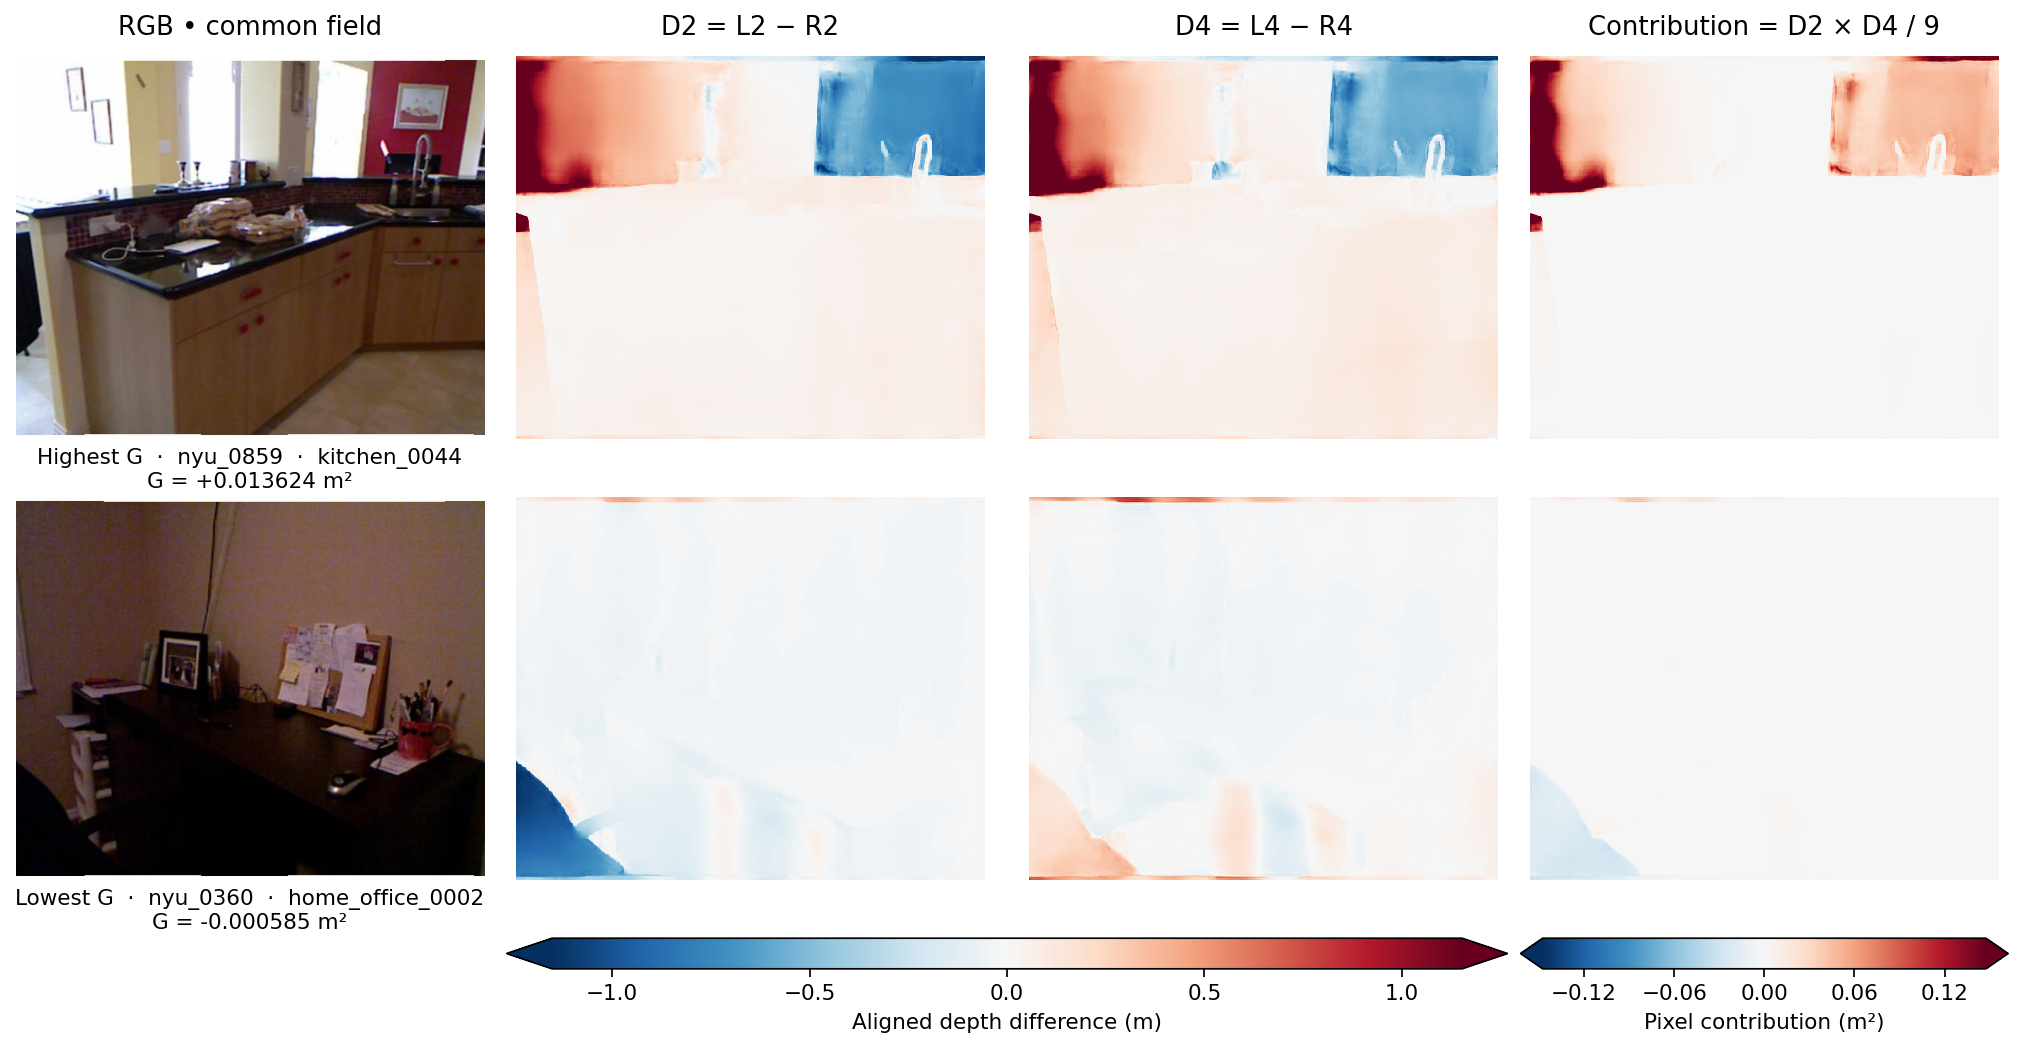

Write Python code to recreate this figure.
"""Plot the two preselected extreme frames on identical signed color scales."""
import argparse
from io import BytesIO
import json
from pathlib import Path
from zipfile import ZipFile
import matplotlib
matplotlib.use("Agg")
import matplotlib.pyplot as plt
import numpy as np
from PIL import Image
from metrics import HERE,OLD,VIEWS,sha,read,fields,step,align,valid_truth,evaluate

def plot(out,archive):
    assert sha(archive)==json.loads((OLD/"environment.json").read_text())["archive_sha"]
    cases=json.loads((out/"validation.json").read_text())["extreme_frames"]
    rows={r["frame_id"]:r for r in read(out/"frame_results.csv")};panels=[]
    with ZipFile(archive) as z:
        for name in ("max","min"):
            fid=cases[name];r=rows[fid]
            with Image.open(BytesIO(z.read(r["frame"]))) as f:rgb=np.asarray(f.convert("RGB"))
            with Image.open(BytesIO(z.read(r["truth"]))) as f:g,valid=valid_truth(np.asarray(f))
            with np.load(out/"predictions"/(fid+".npz"),allow_pickle=False) as f:
                assert str(f["signature"])==sha(out/"environment.json")
                p={v:f[v] for v in VIEWS}
            verify=evaluate(p,g,valid);assert verify["G"]==float(r["G"])
            maps=[np.ma.masked_where(~valid,x) for x in fields(p)]
            panels.append((r,[align(rgb,0,step(rgb.shape[1],4)),*maps]))
    # Identical normalization within physical units across both rows; only display saturation.
    m=float(np.quantile(np.concatenate([abs(tile.compressed()) for _,pics in panels for tile in pics[1:3]]),.99))
    m2=float(np.quantile(np.concatenate([abs(pics[3].compressed()) for _,pics in panels]),.99))
    cmap=plt.get_cmap("RdBu_r").copy();cmap.set_bad("#777777")
    fig=plt.figure(figsize=(13,6.6),layout="constrained")
    grid=fig.add_gridspec(3,4,height_ratios=[1,1,.08])
    images={}
    for i,(r,pics) in enumerate(panels):
        for j,arr in enumerate(pics):
            ax=fig.add_subplot(grid[i,j])
            if j==0:ax.imshow(arr)
            else:
                limit=m if j<=2 else m2
                images[j]=ax.imshow(arr,cmap=cmap,vmin=-limit,vmax=limit,interpolation="nearest")
            ax.set(xticks=[],yticks=[])
            for spine in ax.spines.values():spine.set_visible(False)
            if i==0:ax.set_title(["RGB • common field","D2 = L2 − R2","D4 = L4 − R4","Contribution = D2 × D4 / 9"][j],fontsize=12,pad=10)
            if j==0:
                label="Highest G" if i==0 else "Lowest G"
                ax.set_xlabel(f"{label}  ·  {r['frame_id']}  ·  {r['scene']}\nG = {float(r['G']):+.6f} m²",fontsize=10)
    for j,span,cap in [(1,grid[2,1:3],"Aligned depth difference (m)"),(3,grid[2,3],"Pixel contribution (m²)")]:
        bar=fig.colorbar(images[j],cax=fig.add_subplot(span),orientation="horizontal",extend="both")
        bar.set_label(cap);bar.locator=plt.MaxNLocator(nbins=5);bar.update_ticks()
    fig.savefig(out/"cases.png",dpi=155,bbox_inches="tight",facecolor="white");plt.close(fig)

if __name__=="__main__":
    p=argparse.ArgumentParser();p.add_argument("--out",type=Path,default=HERE);p.add_argument("--archive",type=Path,required=True)
    a=p.parse_args();plot(a.out,a.archive)
